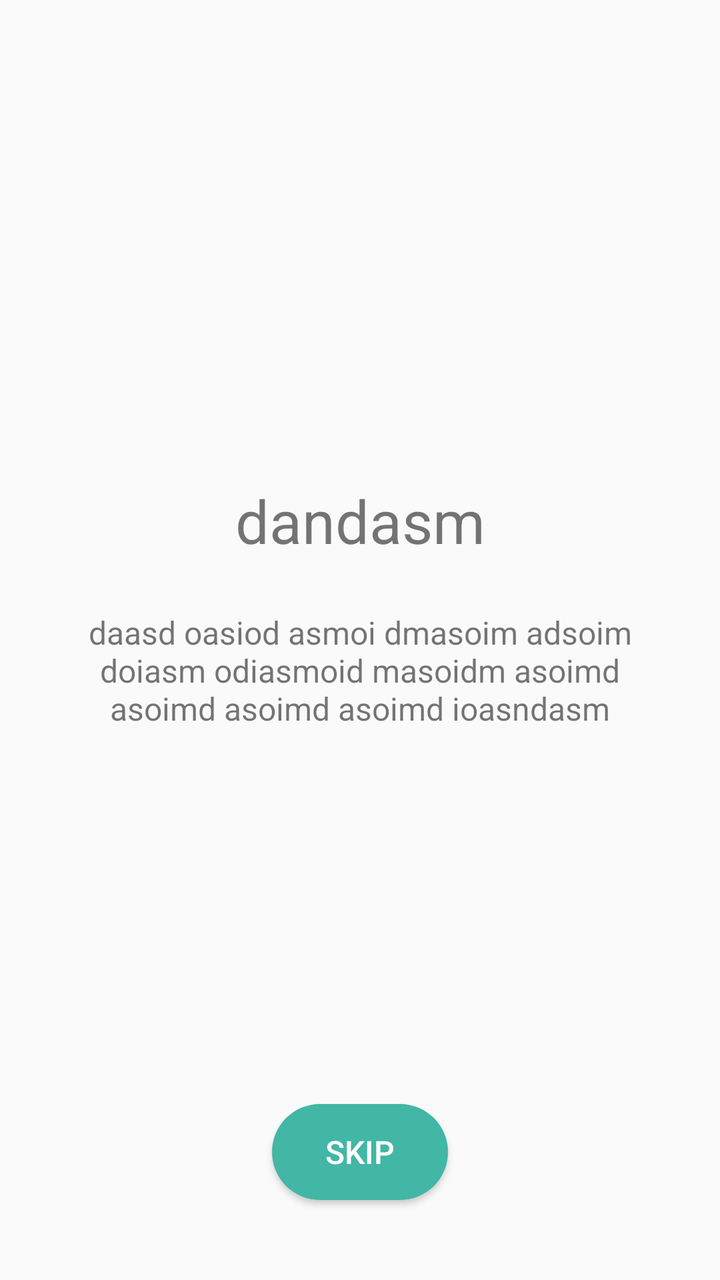
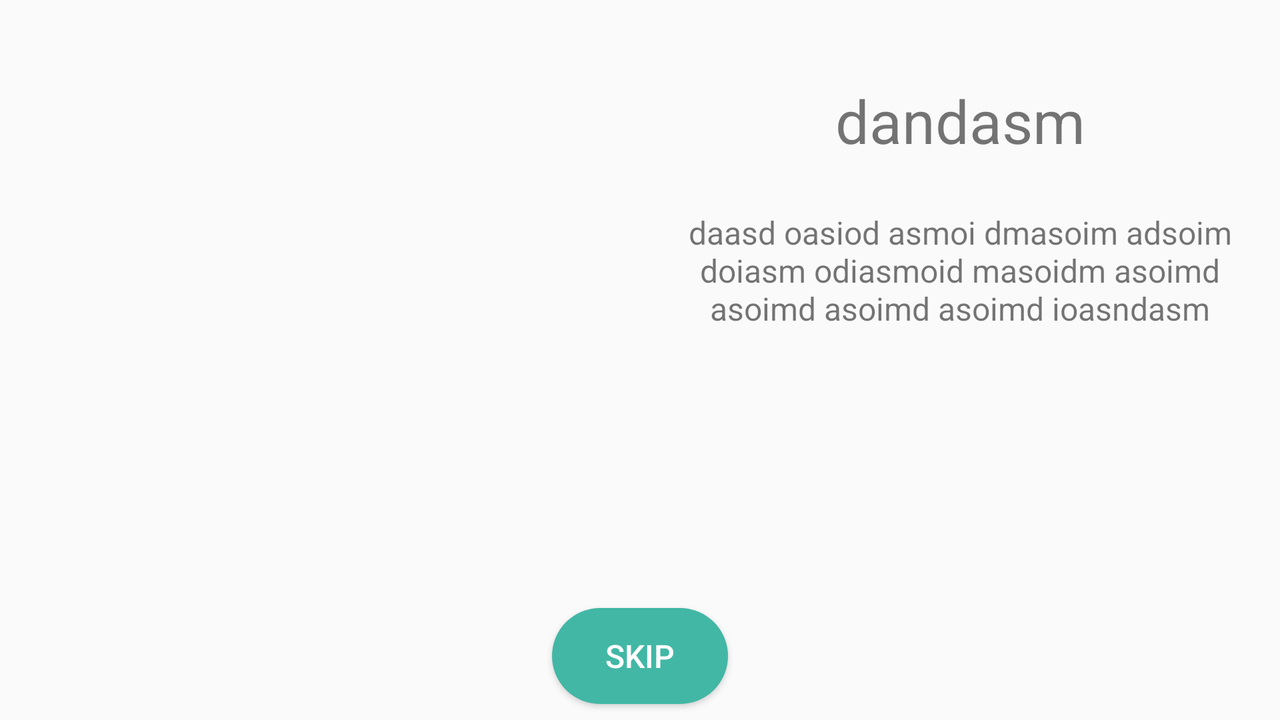

The same Android screen from two of the app's own layout files: first res/layout/ as a phone draws it, then the repository's variant for another configuration, drawn on a device whose configuration selects that folder. Both files follow.
<!-- AndroidManifest.xml: application theme AppTheme -->
<!-- res/layout/fragment_tutorial_item.xml -->
<?xml version="1.0" encoding="utf-8"?>
<layout xmlns:android="http://schemas.android.com/apk/res/android"
    xmlns:app="http://schemas.android.com/apk/res-auto"
    xmlns:tools="http://schemas.android.com/tools">
    <android.support.constraint.ConstraintLayout
        android:layout_width="match_parent"
        android:layout_height="match_parent">


        <ImageView
            android:layout_width="@dimen/tutorial_image_size"
            android:layout_height="@dimen/tutorial_image_size"
            android:id="@+id/tutorial_imageview"
            android:layout_marginTop="@dimen/tutorial_image_margin_top"
            app:layout_constraintEnd_toEndOf="parent"
            app:layout_constraintTop_toTopOf="parent"
            app:layout_constraintStart_toStartOf="parent"
            android:contentDescription="@string/tutorial_image" />

        <TextView
            android:layout_width="0dp"
            android:layout_height="wrap_content"
            android:id="@+id/tutorial_title_textview"
            tools:text="dandasm"
            android:textSize="@dimen/tutorial_title_size"
            android:layout_marginTop="30dp"
            style="@style/tutorialText"
            app:layout_constraintTop_toBottomOf="@id/tutorial_imageview"
            app:layout_constraintStart_toStartOf="parent"
            app:layout_constraintEnd_toEndOf="parent" />

        <TextView
            android:layout_width="280dp"
            android:layout_height="wrap_content"
            android:id="@+id/tutorial_description_textview"
            tools:text="daasd oasiod asmoi dmasoim adsoim doiasm odiasmoid masoidm asoimd asoimd asoimd asoimd ioasndasm"
            android:textSize="@dimen/tutorial_description_size"
            android:layout_marginTop="25dp"
            style="@style/tutorialText"
            app:layout_constraintTop_toBottomOf="@id/tutorial_title_textview"
            app:layout_constraintStart_toStartOf="parent"
            app:layout_constraintEnd_toEndOf="parent" />


        <Button
            android:layout_width="wrap_content"
            android:layout_height="wrap_content"
            android:id="@+id/skip_tutorial_button"
            android:text="@string/skip"
            style="@style/PrimaryColorButton"
            android:layout_marginBottom="40dp"
            app:layout_constraintBottom_toBottomOf="parent"
            app:layout_constraintEnd_toEndOf="parent"
            app:layout_constraintStart_toStartOf="parent" />

    </android.support.constraint.ConstraintLayout>
</layout>
<!-- resources referenced by this layout -->
<resources>
  <dimen name="tutorial_description_size">16sp</dimen>
  <dimen name="tutorial_image_margin_top">90dp</dimen>
  <dimen name="tutorial_image_size">120dp</dimen>
  <dimen name="tutorial_title_size">30sp</dimen>
  <string name="skip">Skip</string>
  <string name="tutorial_image">Tutorial image</string>
  <style name="PrimaryColorButton">
          <item name="android:layout_marginBottom">@dimen/heavy_vertical_spacing</item>
          <item name="android:layout_marginLeft">@dimen/heavy_horizontal_spacing</item>
          <item name="android:layout_marginRight">@dimen/heavy_horizontal_spacing</item>
          <item name="android:textAllCaps">true</item>
          <item name="android:background">@drawable/accent_button_background</item>
          <item name="android:textColor">@android:color/white</item>
          <item name="android:textSize">16sp</item>
      </style>
  <style name="tutorialText">
          <item name="android:layout_marginStart">@dimen/heavy_horizontal_spacing</item>
          <item name="android:layout_marginEnd">@dimen/heavy_horizontal_spacing</item>
          <item name="android:gravity">center</item>
      </style>
  <style name="AppTheme" parent="Theme.AppCompat.Light.DarkActionBar">
          
          <item name="colorPrimary">@color/colorPrimary</item>
          <item name="colorPrimaryDark">@color/colorPrimaryDark</item>
          <item name="colorAccent">@color/colorAccent</item>
      </style>
  <dimen name="heavy_vertical_spacing">16dp</dimen>
  <dimen name="heavy_horizontal_spacing">16dp</dimen>
  <!-- drawable accent_button_background: vector/xml drawable (drawable, 3648 chars, omitted) -->
  <color name="colorPrimary">#FF526B</color>
  <color name="colorPrimaryDark">#ff4d67</color>
  <color name="colorAccent">#42B7A5</color>3
</resources>
<!-- res/layout-land/fragment_tutorial_item.xml (the repository's variant of the layout above) -->
<!-- drawn on the phone turned sideways -->
<?xml version="1.0" encoding="utf-8"?>
<layout xmlns:android="http://schemas.android.com/apk/res/android"
    xmlns:app="http://schemas.android.com/apk/res-auto"
    xmlns:tools="http://schemas.android.com/tools">
    <android.support.constraint.ConstraintLayout
        android:layout_width="match_parent"
        android:layout_height="match_parent">


        <ImageView
            android:layout_width="@dimen/tutorial_image_size"
            android:layout_height="@dimen/tutorial_image_size"
            android:id="@+id/tutorial_imageview"
            android:layout_marginTop="@dimen/tutorial_image_margin_top"
            app:layout_constraintEnd_toStartOf="@id/guideline_center_horizontal"
            app:layout_constraintTop_toTopOf="parent"
            app:layout_constraintStart_toStartOf="parent"
            android:contentDescription="@string/tutorial_image" />

        <TextView
            android:layout_width="0dp"
            android:layout_height="wrap_content"
            android:id="@+id/tutorial_title_textview"
            tools:text="dandasm"
            android:textSize="@dimen/tutorial_title_size"
            style="@style/tutorialText"
            app:layout_constraintTop_toTopOf="@id/tutorial_imageview"
            app:layout_constraintStart_toEndOf="@id/guideline_center_horizontal"
            app:layout_constraintEnd_toEndOf="parent" />

        <TextView
            android:layout_width="280dp"
            android:layout_height="wrap_content"
            android:id="@+id/tutorial_description_textview"
            tools:text="daasd oasiod asmoi dmasoim adsoim doiasm odiasmoid masoidm asoimd asoimd asoimd asoimd ioasndasm"
            android:textSize="@dimen/tutorial_description_size"
            android:layout_marginTop="25dp"
            style="@style/tutorialText"
            app:layout_constraintTop_toBottomOf="@id/tutorial_title_textview"
            app:layout_constraintStart_toEndOf="@id/guideline_center_horizontal"
            app:layout_constraintEnd_toEndOf="parent" />


        <Button
            android:layout_width="wrap_content"
            android:layout_height="wrap_content"
            android:id="@+id/skip_tutorial_button"
            android:text="@string/skip"
            style="@style/PrimaryColorButton"
            android:layout_marginBottom="@dimen/small_vertical_spacing"
            app:layout_constraintBottom_toBottomOf="parent"
            app:layout_constraintEnd_toEndOf="parent"
            app:layout_constraintStart_toStartOf="parent" />

        <android.support.constraint.Guideline
            android:layout_width="100dp"
            android:layout_height="1dp"
            android:id="@+id/guideline_center_horizontal"
            app:layout_constraintGuide_percent="0.50"
            android:orientation="vertical"/>

    </android.support.constraint.ConstraintLayout>
</layout>
<!-- resources referenced by the variant -->
<!-- as the phone turned sideways resolves them -->
<resources>
  <dimen name="small_vertical_spacing">8dp</dimen>
  <dimen name="tutorial_description_size">16sp</dimen>
  <!-- from res/values-land/ -->
  <dimen name="tutorial_image_margin_top">40dp</dimen>
  <dimen name="tutorial_image_size">120dp</dimen>
  <dimen name="tutorial_title_size">30sp</dimen>
  <string name="skip">Skip</string>
  <string name="tutorial_image">Tutorial image</string>
  <style name="PrimaryColorButton">
          <item name="android:layout_marginBottom">@dimen/heavy_vertical_spacing</item>
          <item name="android:layout_marginLeft">@dimen/heavy_horizontal_spacing</item>
          <item name="android:layout_marginRight">@dimen/heavy_horizontal_spacing</item>
          <item name="android:textAllCaps">true</item>
          <item name="android:background">@drawable/accent_button_background</item>
          <item name="android:textColor">@android:color/white</item>
          <item name="android:textSize">16sp</item>
      </style>
  <style name="tutorialText">
          <item name="android:layout_marginStart">@dimen/heavy_horizontal_spacing</item>
          <item name="android:layout_marginEnd">@dimen/heavy_horizontal_spacing</item>
          <item name="android:gravity">center</item>
      </style>
  <style name="AppTheme" parent="Theme.AppCompat.Light.DarkActionBar">
          
          <item name="colorPrimary">@color/colorPrimary</item>
          <item name="colorPrimaryDark">@color/colorPrimaryDark</item>
          <item name="colorAccent">@color/colorAccent</item>
      </style>
  <dimen name="heavy_vertical_spacing">16dp</dimen>
  <dimen name="heavy_horizontal_spacing">16dp</dimen>
  <!-- drawable accent_button_background: vector/xml drawable (drawable, 3648 chars, omitted) -->
  <color name="colorPrimary">#FF526B</color>
  <color name="colorPrimaryDark">#ff4d67</color>
  <color name="colorAccent">#42B7A5</color>3
</resources>
